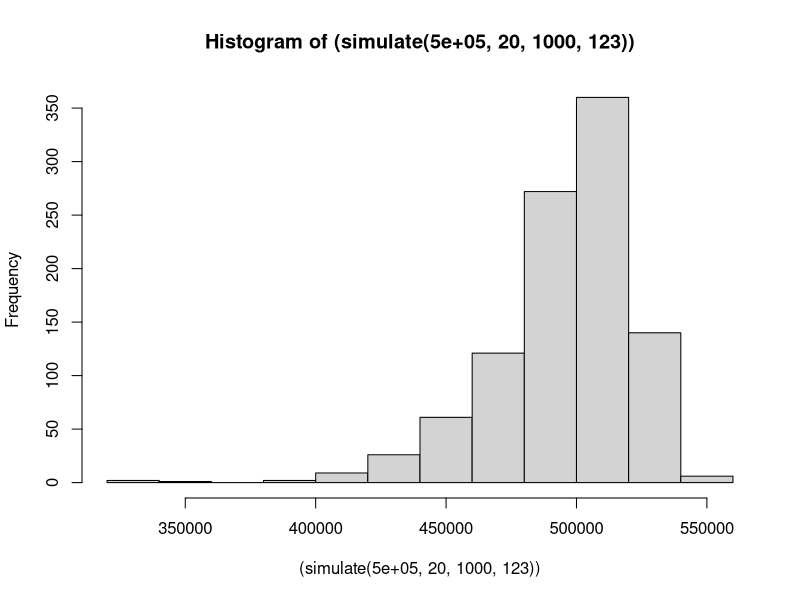
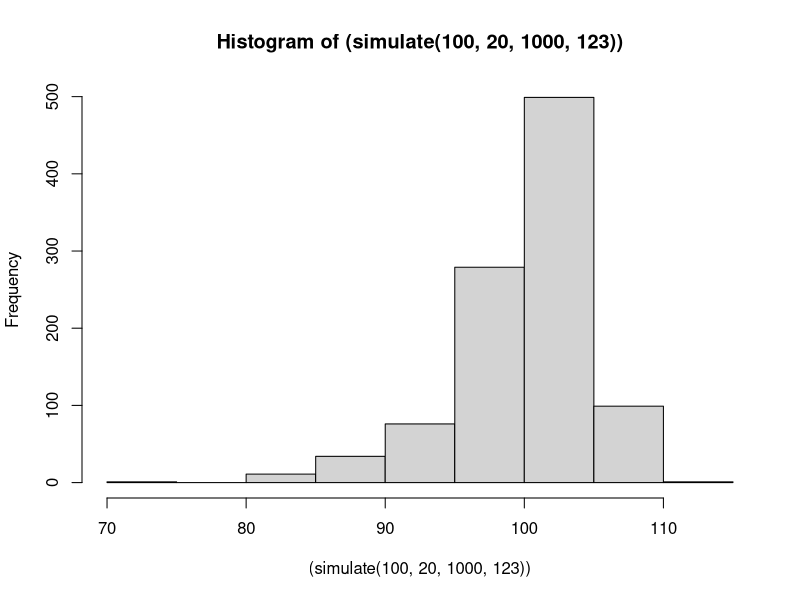
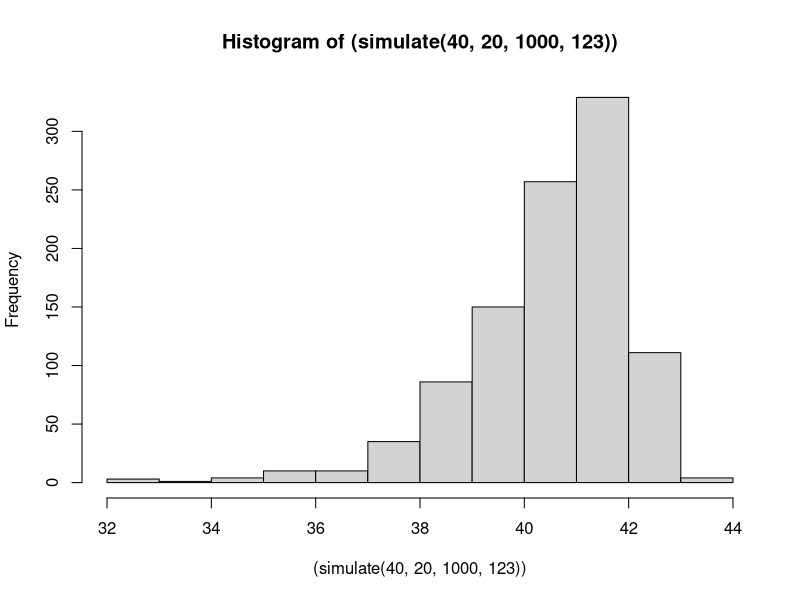
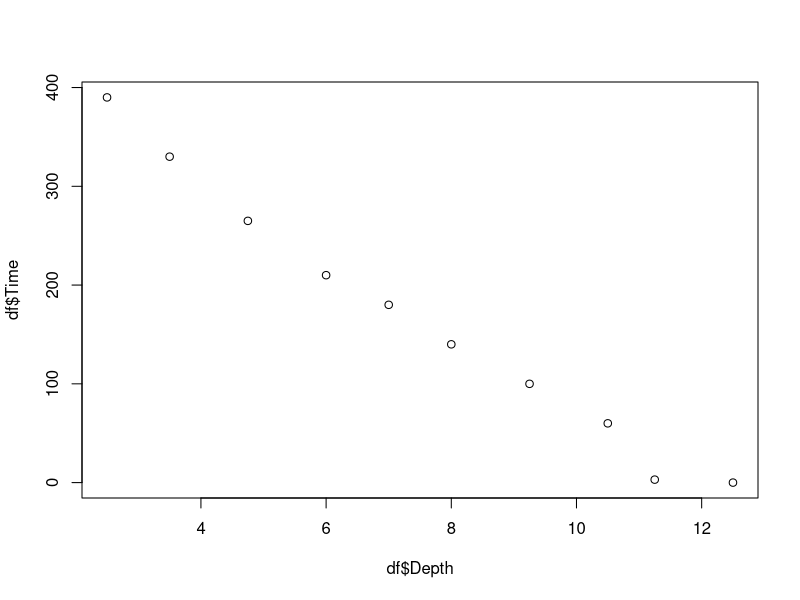

The R source for these figures, in order:
## ---- chunk 1
simulate <- function(N, n, R, s){
  set.seed(s)
  
  estimate <- numeric(R)
  
  for(times in 1:R){
    mysample <- sample(1:N, n)
    
    estimate[times] <-  0.8 * (max(mysample) + sd(mysample))
  }
  
  estimate
}
## ---- chunk 2
library(ggplot2)
## ---- chunk 3
hist((simulate(500000, 20, 1000, 123)))

## ---- chunk 4
hist((simulate(100, 20, 1000, 123)))
## ---- chunk 5
hist((simulate(40, 20, 1000, 123)))
## ---- chunk 6
library(tidyverse)
library(ggplot2)
## ---- chunk 7
df <- data.frame(read.table('./lemonade depth.txt', header=TRUE))
## ---- chunk 8
df
## ---- chunk 9
plot(df$Depth, df$Time)
